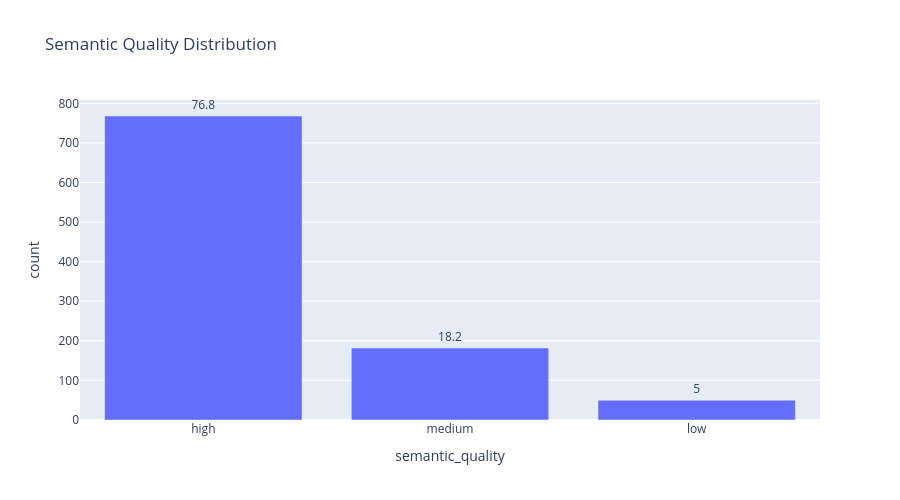

This figure's notebook cell:
### Markdown cell above
## 20. Semantic quality distribution

### Code cell
# [20.2] Plot semantic quality distribution

import plotly.express as px

plot_df = quality_dist.reset_index()

fig = px.bar(
    plot_df,
    x="semantic_quality",
    y="count",
    text="percentage",
    title="Semantic Quality Distribution"
)

fig.update_traces(textposition="outside")
fig.update_layout(height=500)

fig.show()

### Figure 1 — Plotly figure (JSON) as saved in the notebook; plotly's stock layout.template omitted (floating-point values rounded to 4 significant figures)
{"data": [{"alignmentgroup": "True", "hovertemplate": "semantic_quality=%{x}<br>count=%{y}<br>percentage=%{text}<extra></extra>", "legendgroup": "", "marker": {"color": "#636efa", "pattern": {"shape": ""}}, "name": "", "offsetgroup": "", "orientation": "v", "showlegend": false, "text": [76.8, 18.2, 5], "textposition": "outside", "type": "bar", "x": ["high", "medium", "low"], "xaxis": "x", "y": [768, 182, 50], "yaxis": "y"}], "layout": {"barmode": "relative", "height": 500, "legend": {"tracegroupgap": 0}, "title": {"text": "Semantic Quality Distribution"}, "xaxis": {"anchor": "y", "domain": [0, 1], "title": {"text": "semantic_quality"}}, "yaxis": {"anchor": "x", "domain": [0, 1], "title": {"text": "count"}}}}
